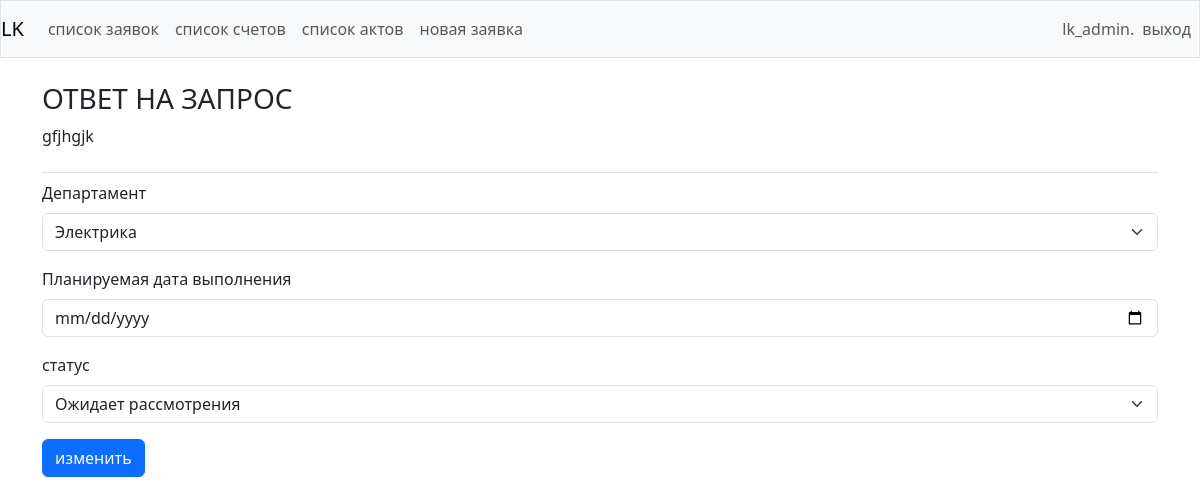
Page /edit_order/17/ (signed in) on the committed database.
### lk/models.py (models this page shows, shortened)
class Order (models.Model):
    """"дата создания"""
    date_added = models.DateTimeField(auto_now_add=True)
    """"текст заявки"""
    text_order = models.TextField()
    """"отдел"""
    CLEANING = 1
    INTERNET = 2
    SANTECHNIC = 3
    ELECTRIC = 4
    REMONT = 5
    DOCUMENTS = 6
    DEPARTAMENT = (
        (CLEANING, 'Уборка'),
        (INTERNET, 'Связь, Интернет'),
        (SANTECHNIC, 'Отопление, Вода, Туалет'),
        (ELECTRIC, 'Электрика'),
        (REMONT, 'Ремонт помещения'),
        (DOCUMENTS, 'Документы, Договора, Счета'),
    )
    department = models.PositiveSmallIntegerField(
        choices=DEPARTAMENT,
        default=DOCUMENTS,
    )
    """"дата выполнения планируемая"""
    date_plane = models.DateTimeField(blank=True, null=True, default=None)
    """"статус (-не принято;-принято;-в работе;-выполнено)"""
    AWAIT = 'не принято'
    RECEIVED = 'принято'
    PROCEDED = 'в работе'
    CANCELED = 'выполнено'
    STATUS = [
        (AWAIT, 'Ожидает рассмотрения'),
        (RECEIVED, 'Рассматривается'),
        (PROCEDED, 'Принято к исполнению'),
        (CANCELED, 'Выполенно'),
    ]
    status = models.CharField(
        max_length=32,
        choices=STATUS,
        default=AWAIT,
    )
    """"дата выполнено"""
    date_relise = models.DateTimeField(blank=True, null=True, default=None)
    """"кто создал?"""
    owner = models.ForeignKey(User, on_delete=models.CASCADE)

### lk/views.py (the view, shortened to what this page needs)
# urls.py: path('edit_order/<int:order_id>/', views.edit_order, name='edit_order'),
@login_required
def edit_order(request, order_id):
    service_name = [
        'remont', 'electric', 'santechnic', 'documents', 'cleaning', 'internet', 'lk_admin'
    ]
    if request.user.username in service_name:
        order = Order.objects.get(id=order_id)
        if request.method != 'POST':
            form = EditOrderForm(instance=order)
        context = {'order': order, 'form': form}
    else:
        raise Http404
    return render(request, 'lk/edit_order.html', context)

### lk/forms.py
class EditOrderForm(forms.ModelForm):
    class Meta:
        model = Order
        fields = ['department', 'date_plane', 'status', ]
        widgets = {
            'date_plane': forms.DateInput(
                format=('%Y-%m-%d'),
                attrs={'class': 'form-control',
                       'placeholder': 'Select a date',
                       'type': 'date'
                       }),
        }
        labels = {
            'department': 'Департамент',
            'date_plane': 'Планируемая дата выполнения',
            'status': 'статус',
        }

### lk/templates/lk/edit_order.html (shortened to what this page needs)
{% extends "lk/base.html" %}
{% load bootstrap5 %}
{% block page_header %}
<h3>ОТВЕТ НА ЗАПРОС</h3>
<p>
    {{order.text_order}}
</p>
{% endblock page_header %}
{% block content %}
    <form class="form" action="{% url 'lk:edit_order' order.id %}" method="post">
    {% bootstrap_form form %}
    {% buttons %}
    <button class="btn btn-primary" name="submit">изменить</button>
    {% endbuttons %}
</form>
{% endblock content %}

### lk/templates/lk/base.html (shortened to what this page needs)
{% load bootstrap5 %}
<!DOCTYPE html>
<html lang="ru">
    <head>
        {% bootstrap_css %}
    </head>
    <body onload="script();">
        <nav class="navbar navbar-expand-lg navbar-light bg-light mb-4 border">
            <a class="navbar-brand" href="{% url 'lk:index' %}">LK</a>
            <div class="collapse navbar-collapse" id="navbarCollapse">
                <ul class="navbar-nav me-auto align-items-center">
                    {% if user.is_authenticated %}
                    <li class="nav-item">
                    <a class="nav-link" href="{% url 'lk:orders' %}">
                        список заявок</a>
                    </li>
                    {% if user.username in 'remont, electric, santechnic, cleaning, internet, documents' %}
                        {% if user.username in 'documents' %}
                            <li class="nav-item">
                            <a class="nav-link" href="{% url 'lk:users' %}">
                                арендаторы</a>
                            </li>
                        {% endif %}
                    {% else %}
                    <li class="nav-item">
                    <a class="nav-link" href="{% url 'lk:invoices' %}">
                        список счетов</a>
                    </li>
                    <li class="nav-item">
                    <a class="nav-link" href="{% url 'lk:acts' %}">
                        список актов</a>
                    </li>
                    <li class="nav-item">
                    <a class="nav-link" href="{% url 'lk:new_order' %}">новая заявка</a>
                    </li>
                    {% endif %}
                    {% endif %}
                </ul>
                <ul class="navbar-nav ms-auto align-items-center">
                    {% if user.is_authenticated %}
                        <li class="nav-item">
                            <span class="navbar-text"> {{ user.username }}. </span>
                        </li>
                        <li class="nav-item">
                            <a class="nav-link" href="{% url 'users:logout' %}">выход</a>
                        </li>
                    {% else %}
                        <li class="nav-item">
                            <a class="nav-link" href="{% url 'users:login' %}">вход</a>
                        </li>
                    {% endif %}
                </ul>
            </div>
        </nav>
        <main role="main" class="container">
            <div class="pb-2 mb-2 border-bottom">
                {% block page_header %}{% endblock page_header %}
            </div>
            <div>
                {% block content %}{% endblock content %}
            </div>
        </main>
    </body>
</html>

### rows in the picture
Order: text_order "gfjhgjk", department "Электрика", status "Ожидает рассмотрения"

### other values in the picture
{{ user.username }} "lk_admin"
